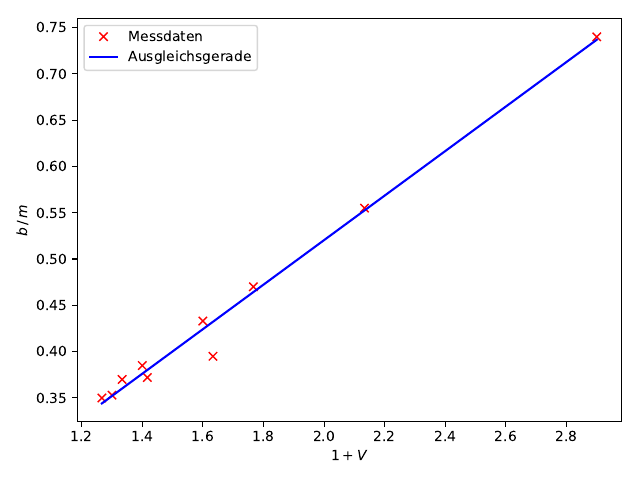

Reproduce this figure in Python.
import numpy as np
from uncertainties import ufloat
import matplotlib.pyplot as plt

g, b, B = np.genfromtxt('mess5.txt', unpack=True)
G = 0.03

V = B/G
x = 1+1/V
y = 1+V

params, covariance_matrix = np.polyfit(y, b, deg=1, cov=True)

errors = np.sqrt(np.diag(covariance_matrix))

print('a = {:.10f} ± {:.10f}'.format(params[0], errors[0]))
print('b = {:.4f} ± {:.5f}'.format(params[1], errors[1]))

def gerade (x, m, b):
    return m*x+b

z = np.linspace(np.min(y), np.max(y))

plt.plot(y, b, 'rx', label='Messdaten')
plt.plot(z, gerade (z, *params), 'b-', label='Ausgleichsgerade')
plt.xlabel(r'$1+V$')
plt.ylabel(r'$b \,/\, m$')
plt.legend(loc='best')

plt.tight_layout()
plt.savefig('plot3.pdf')